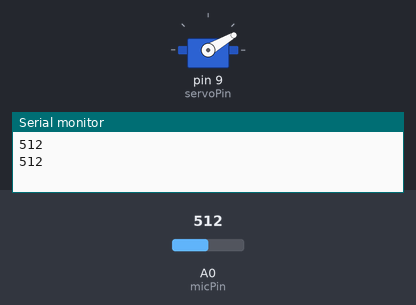
A sketch run on a simulated Arduino Uno, built with avr-gcc and run on an emulated ATmega328P. On the bench: servo, the last lines printed to the serial monitor. The inputs (shaded band) are chosen by the test bench; at power-on: A0 (micPin) = 512.

Above: at 1.8 s.
1.9 s: A0 (micPin) set to 106
6.0 s: A0 (micPin) set to 95
At 6.9 s:
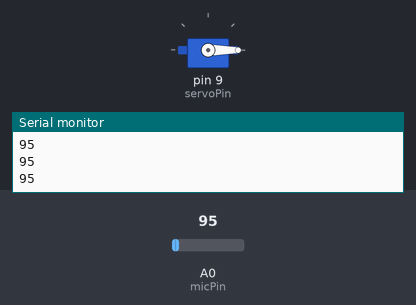
7.5 s: A0 (micPin) set to 122
At 8.3 s:
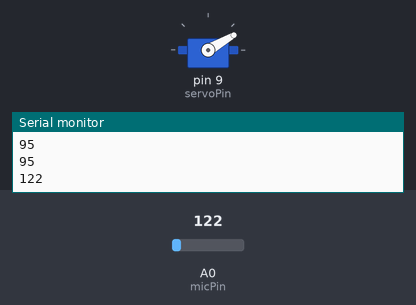
11.6 s: A0 (micPin) set to 90
At 13.4 s:
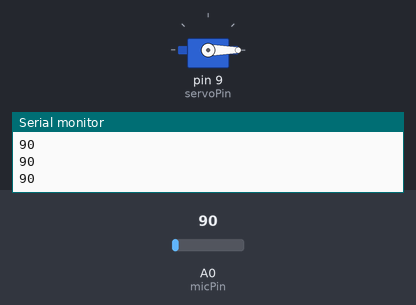
Timing chart, 0 to 14.9 s (numbered marks = the images above; inputs shaded):
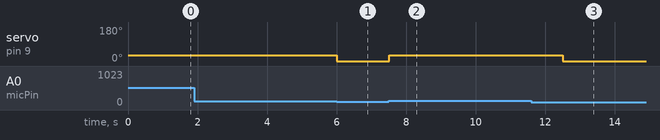

Measured:
- the behaviour switches between 101 and 100 on A0 (micPin) (found by bisection; images 0 and 1)
- after the input at 6.0 s, servo on pin 9 (servoPin): 30° → 0° at once
- after the input at 7.5 s, servo on pin 9 (servoPin): 0° → 30° at once
- after the input at 11.6 s, servo on pin 9 (servoPin): 30° → 0° after 0.91 s

The sketch:

sketch_MicCZN_15E_servo.ino
```cpp
#include <Servo.h>

Servo myServo;

const int micPin = A0;        // Analog pin for CZ-N15E
const int servoPin = 9;       // Servo signal pin
const int threshold = 100;    // Blow strength limit
const int initServoAngle = 0;
const int maxflappingAngle = 30;
const int minServoAngle = 0;

int servoAngle = 0;

bool triggered = false;

void setup() {
  Serial.begin(9600);
  myServo.attach(servoPin);
  //myServo.write(servoAngle);  // Start position
  myServo.write(initServoAngle);
}

void loop() {

  int micValue = analogRead(micPin);
  Serial.println(micValue);   // Useful for tuning threshold

  // //TEST flapping
  //  myServo.write(minServoAngle);
  //  delay(500);
  //  myServo.write(minServoAngle + flappingAngle);
  //  delay(500);

  // myServo.write(servoAngle);
  // delay(1000);


  if (micValue > threshold) {
    servoAngle = 30;          // Rotate servo (change angle if needed)

    myServo.write(servoAngle);
    triggered = true;         // Prevent repeated triggering
     delay(1000);
     myServo.write(0);
  } else {
    servoAngle = minServoAngle;
  }


  // // Optional: reset when sound is low again
  // if (micValue < threshold - 20) {
  //   //triggered = false;
  // }

  // delay(1);
}
```
